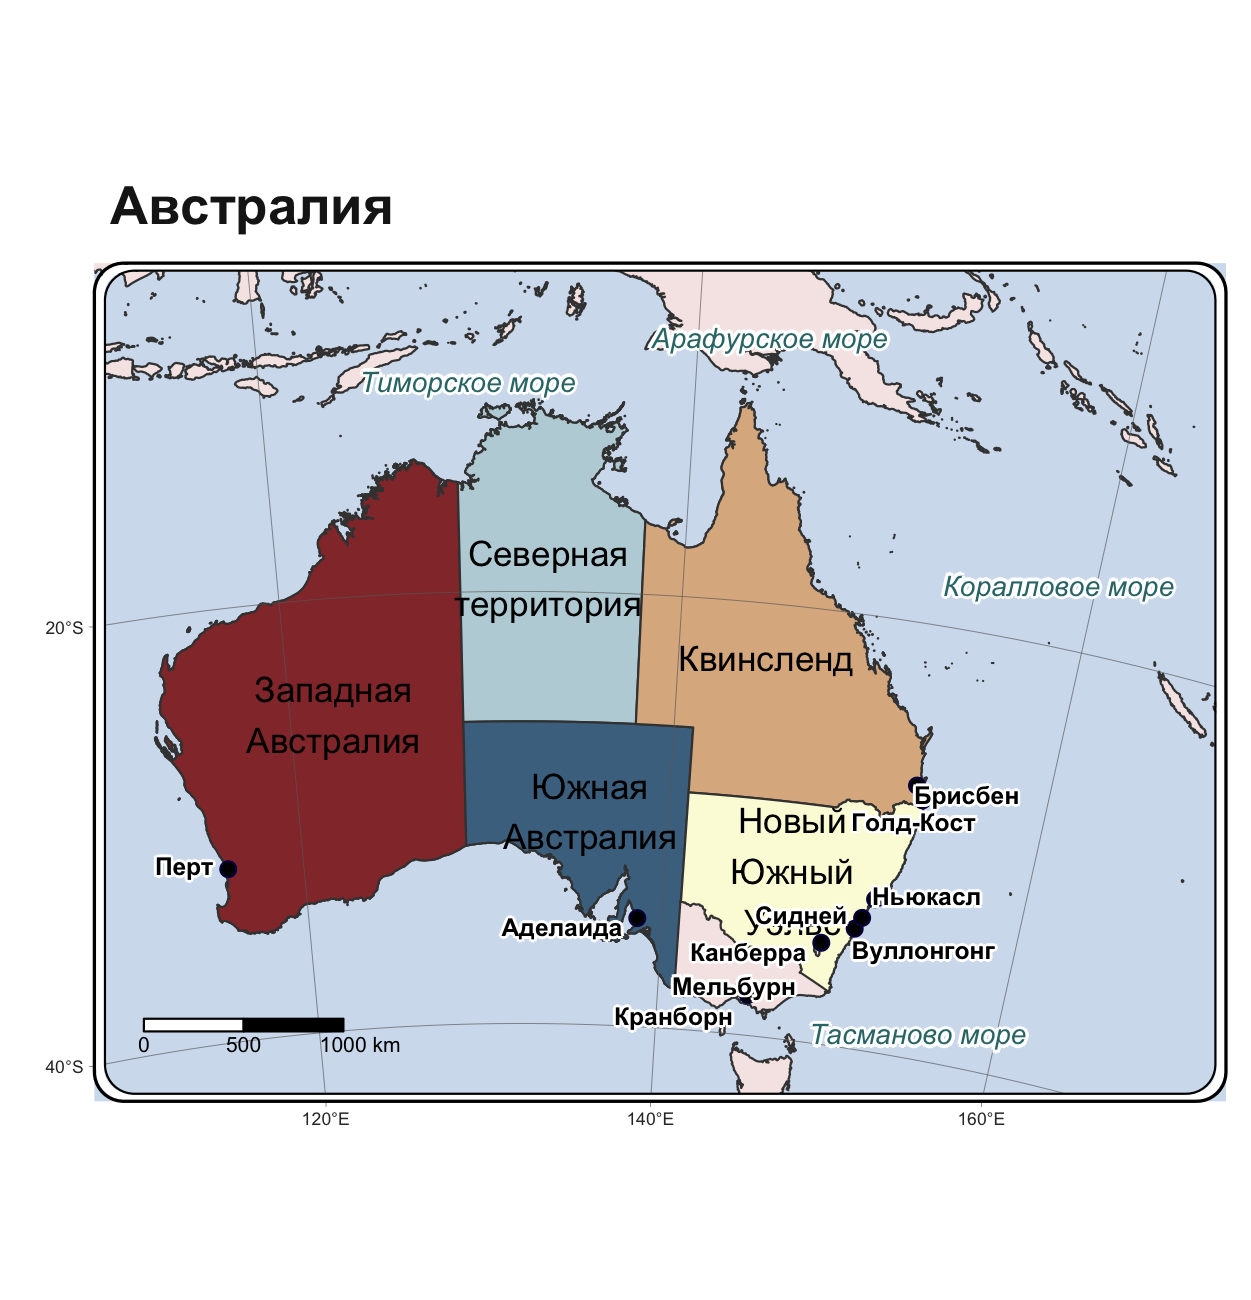

The script that drew this image:
# ==============================================================================
# Карта Австралии со штатами и городами через библиотеку tmap
# ==============================================================================
# installing --------------------------------------------------------------
library(tmap)
library(sf)
library(ggplot2)
library(dplyr)
# --- Директория ------------------------------------------------------------
root <- "/Users/ksusasaveleva/R_projects/Modeling/Modeling/ne_10m_countries"
# Preparing ---------------------------------------------------------------
countries <- st_read(file.path(root, paste0("ne_10m_admin_0_countries.shp")))
states <- st_read(file.path(root,paste0("ne_10m_admin_1_states_provinces.shp")))
cities <- st_read(file.path(root,paste0("ne_10m_populated_places.shp")))
seas <- st_read(file.path(root,paste0("ne_10m_geography_marine_polys.shp")))
ocean <- st_read(file.path(root,paste0("ne_10m_ocean.shp")))

aus_states <- states[states$admin == "Australia", ]
cities_aus <- cities[cities$ADM0NAME == "Australia" & cities$POP_MAX > 200000, ]
state_labels <- states[states$admin == "Australia", c("name_ru")]
countries_oceania <- countries[countries$CONTINENT == "Oceania"
                               | countries$CONTINENT == "Asia", c("NAME_RU")]
countries_oceania <-  st_transform(countries_oceania, 3577)
aus_states_proj <- st_transform(aus_states, 3577)
aus_city_proj <- st_transform(cities_aus, 3577)|>
  filter(!is.na(NAME_RU))

state_labels_proj <- st_transform(state_labels, 3577) |>
  mutate(label_point = st_point_on_surface(geometry),
    name_label = gsub(" ", "\n", name_ru)) |>
  filter(!name_ru %in% c("Виктория", "Маккуори", "Тасмания", 
                         "остров Лорд-Хау", "Территория Джервис-Бей",
                         "Австралийская столичная территория"))
seas_label_proj <- st_transform(seas, 3577) |>
  filter(name_ru %in% c ("Коралловое море", "Тасманово море",
                          "Тиморское море", "Арафурское море"))
ocean <- st_transform(ocean, 3577)

# map_borders -------------------------------------------------------------
bbox_current <- st_bbox(state_labels_proj)
x_range <- bbox_current["xmax"] - bbox_current["xmin"]
y_range <- bbox_current["ymax"] - bbox_current["ymin"]
bbox_new <- bbox_current
bbox_new["xmin"] <- bbox_current["xmin"] - (0.05 * x_range) # Влево
bbox_new["xmax"] <- bbox_current["xmax"] + (0.35 * x_range) # Вправо
bbox_new["ymin"] <- bbox_current["ymin"] - (0.15 * y_range) # Вниз
bbox_new["ymax"] <- bbox_current["ymax"] + (0.15 * y_range) # Вверх
bbox_new_sfc <- st_as_sfc(bbox_new)

# map ---------------------------------------------------------------------
tmap_plot <- tm_shape(countries_oceania, bbox = bbox_new_sfc) +
  tm_polygons(fill = "mistyrose", 
              col = "mistyrose",            
              lwd = 0.5) +
# океан
  tm_shape(ocean)+
  tm_polygons("featurecla", 
              col = "lightsteelblue1",
              palette = c("lightsteelblue1"))+
# штаты  
  tm_shape(state_labels_proj) +
  tm_polygons("name_ru", fill.legend = tm_legend_hide(),
              palette = "rd_yl_bu")+
  tm_layout(color.saturation = 0.5)+
  tm_graticules(col = "dimgray", lwd = 0.3, n.x = 4, n.y = 3, labels.size = 0.7)+
  tm_text("name_label", size = 1, 
          col = "black", 
          alpha = 0.7) +
# моря
  tm_shape(seas_label_proj, is.main = FALSE)+
  tm_text("name_ru", size = 0.8, 
          col = "cyan4",
          fontface = "italic",
          auto.placement = TRUE,
          remove.overlap = TRUE,
          options = opt_tm_text(point.label = TRUE, halo = TRUE, halo.width = 0.1),
          xmod = 1, ymod = 1)+
# города
  tm_shape(aus_city_proj)+
  tm_dots(size = 0.5, col = "blue4", shape = 21) +
  tm_text("NAME_RU",
          point.label.gap = 0.4,
          point.label.method = "SANN",
          size = 0.7, fontface = "bold",
          options = opt_tm_text(point.label = TRUE, halo = TRUE, halo.width = 0.1),
          xmod = -0.3, ymod = -0.3) +
  tm_scalebar(position = c("left", "bottom"), text.size = 0.6) +
  tm_title("Австралия", 
           size = 1.5,
           color = "gray10",
           fontface = "bold")+
  tm_layout(frame.r = 10, frame.double_line = TRUE)+
  tm_legend_hide()
print(tmap_plot)
